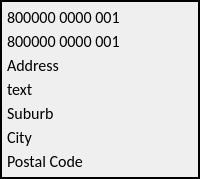
         <widget class="QFrame" name="f_11_client_details_6">
          <property name="frameShape">
           <enum>QFrame::WinPanel</enum>
          </property>
          <property name="frameShadow">
           <enum>QFrame::Plain</enum>
          </property>
          <layout class="QVBoxLayout" name="verticalLayout_54">
           <property name="spacing">
            <number>3</number>
           </property>
           <property name="leftMargin">
            <number>5</number>
           </property>
           <property name="topMargin">
            <number>5</number>
           </property>
           <property name="rightMargin">
            <number>5</number>
           </property>
           <property name="bottomMargin">
            <number>5</number>
           </property>
           <item>
            <widget class="QLabel" name="l9_6">
             <property name="font">
              <font>
               <family>Calibri</family>
               <pointsize>12</pointsize>
               <bold>false</bold>
              </font>
             </property>
             <property name="text">
              <string>800000 0000 001</string>
             </property>
            </widget>
           </item>
           <item>
            <widget class="QLabel" name="l10_6">
             <property name="font">
              <font>
               <family>Calibri</family>
               <pointsize>12</pointsize>
               <bold>false</bold>
              </font>
             </property>
             <property name="text">
              <string>800000 0000 001</string>
             </property>
            </widget>
           </item>
           <item>
            <widget class="QLabel" name="l11_6">
             <property name="font">
              <font>
               <family>Calibri</family>
               <pointsize>12</pointsize>
               <bold>false</bold>
              </font>
             </property>
             <property name="text">
              <string>Address</string>
             </property>
            </widget>
           </item>
           <item>
            <widget class="QLabel" name="l12_6">
             <property name="font">
              <font>
               <family>Calibri</family>
               <pointsize>12</pointsize>
               <bold>false</bold>
              </font>
             </property>
             <property name="text">
              <string>text</string>
             </property>
            </widget>
           </item>
           <item>
            <widget class="QLabel" name="l13_6">
             <property name="font">
              <font>
               <family>Calibri</family>
               <pointsize>12</pointsize>
               <bold>false</bold>
              </font>
             </property>
             <property name="text">
              <string>Suburb</string>
             </property>
            </widget>
           </item>
           <item>
            <widget class="QLabel" name="l14_6">
             <property name="font">
              <font>
               <family>Calibri</family>
               <pointsize>12</pointsize>
               <bold>false</bold>
              </font>
             </property>
             <property name="text">
              <string>City</string>
             </property>
            </widget>
           </item>
           <item>
            <widget class="QLabel" name="l15_6">
             <property name="font">
              <font>
               <family>Calibri</family>
               <pointsize>12</pointsize>
               <bold>false</bold>
              </font>
             </property>
             <property name="text">
              <string>Postal Code</string>
             </property>
            </widget>
           </item>
          </layout>
         </widget>
